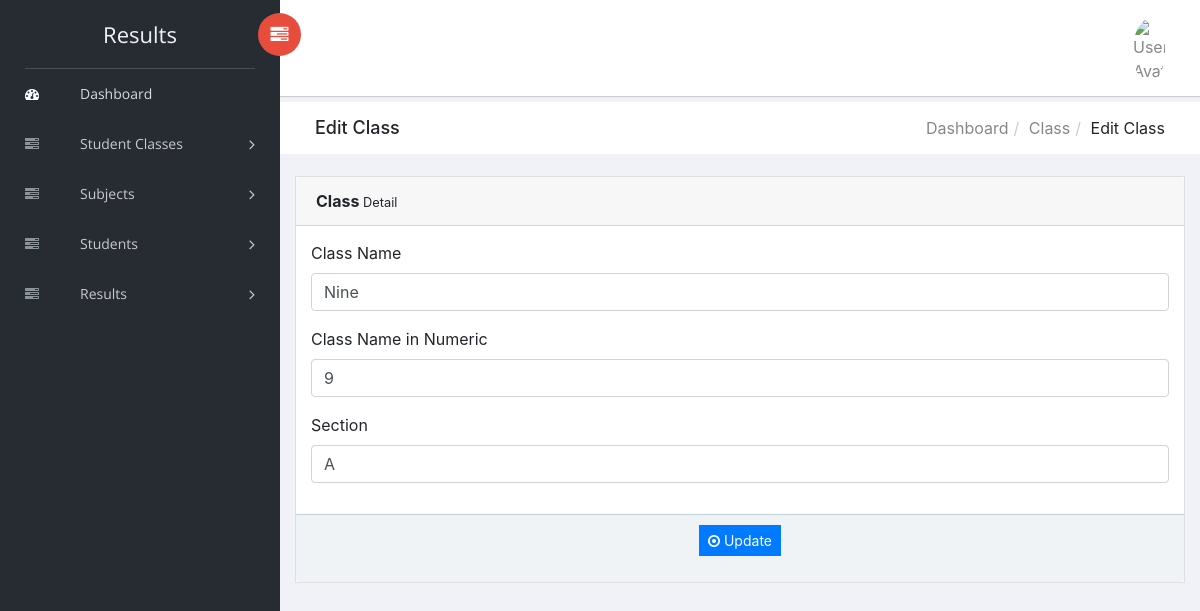
/Dashboard/results/editClassesDetails.php?editid=1, run on the app's committed database.
### tables this page shows
CREATE TABLE `stnclasses` (
  `id` int(11) NOT NULL,
  `ClassName` varchar(255) NOT NULL,
  `ClassNameNumeric` int(4) NOT NULL,
  `Section` varchar(4) NOT NULL,
  `CreationDate` date NOT NULL,
  `UpdationDate` date NOT NULL
);

### Dashboard/results/editClassesDetails.php (the view, shortened to what this page needs)
<?php
include('includes/dbconnection.php');
?>
<!DOCTYPE html>
<html class="no-js" lang="en">
<head>
    <link rel="stylesheet" href="../vendors/bootstrap/dist/css/bootstrap.min.css">
    <link rel="stylesheet" href="../vendors/font-awesome/css/font-awesome.min.css">
    <link rel="stylesheet" href="../vendors/themify-icons/css/themify-icons.css">
    <link rel="stylesheet" href="../vendors/flag-icon-css/css/flag-icon.min.css">
    <link rel="stylesheet" href="../vendors/selectFX/css/cs-skin-elastic.css">
    <link rel="stylesheet" href="../assets/css/style.css">
</head>
<body>
    <?php include_once('includes/sidebar.php'); ?>
    <div id="right-panel" class="right-panel">
        <?php include_once('includes/header.php'); ?>
        <div class="breadcrumbs">
            <div class="col-sm-4">
                <div class="page-header float-left">
                    <div class="page-title">
                        <h1>Edit Class</h1>
                    </div>
                </div>
            </div>
            <div class="col-sm-8">
                <div class="page-header float-right">
                    <div class="page-title">
                        <ol class="breadcrumb text-right">
                            <li><a href="N-admin.php">Dashboard</a></li>
                            <li><a href="manage-classes.php">Class</a></li>
                            <li class="active">Edit Class</li>
                        </ol>
                    </div>
                </div>
            </div>
        </div>
        <div class="content mt-3">
            <div class="animated fadeIn">
                <div class="row">
                    <div class="col-lg-12">
                        <div class="card">
                            <div class="card-header"><strong>Class</strong><small> Detail</small></div>
                            <form method="post" action="">
                                <div class="card-body card-block">
                                <?php
                                    $eid = $_GET['editid'];
                                    $sql = "SELECT * FROM stnclasses WHERE ID = :eid";
                                    $query = $dbh->prepare($sql);
                                    $query->bindParam(':eid', $eid, PDO::PARAM_STR);
                                    $query->execute();
                                    $row = $query->fetch(PDO::FETCH_ASSOC);
                                    ?>
                                    <div class="form-group">
                                        <label for="classname" class="form-control-label">Class Name</label>
                                        <input type="text" name="classname" value="<?php echo $row['ClassName']; ?>" class="form-control" id="classname" required>
                                    </div>
                                    <div class="form-group">
                                        <label for="classnumeric" class="form-control-label">Class Name in Numeric</label>
                                        <input type="text" name="classnumeric" value="<?php echo $row['ClassNameNumeric']; ?>" class="form-control" id="classnumeric" required>
                                    </div>
                                    <div class="form-group">
                                        <label for="section" class="form-control-label">Section</label>
                                        <input type="text" name="section" value="<?php echo $row['Section']; ?>" class="form-control" id="section" required>
                                    </div>
                                </div>
                                <div class="card-footer">
                                    <p style="text-align: center;">
                                        <button type="submit" class="btn btn-primary btn-sm" name="submit" id="submit">
                                            <i class="fa fa-dot-circle-o"></i> Update
                                        </button>
                                    </p>
                                </div>
                            </form>
                        </div>
                    </div>
                </div>
            </div>
        </div>
    </div>
</body>
</html>

### data on the page
stnclasses: classname "Nine", classnumeric "9", section "A"
